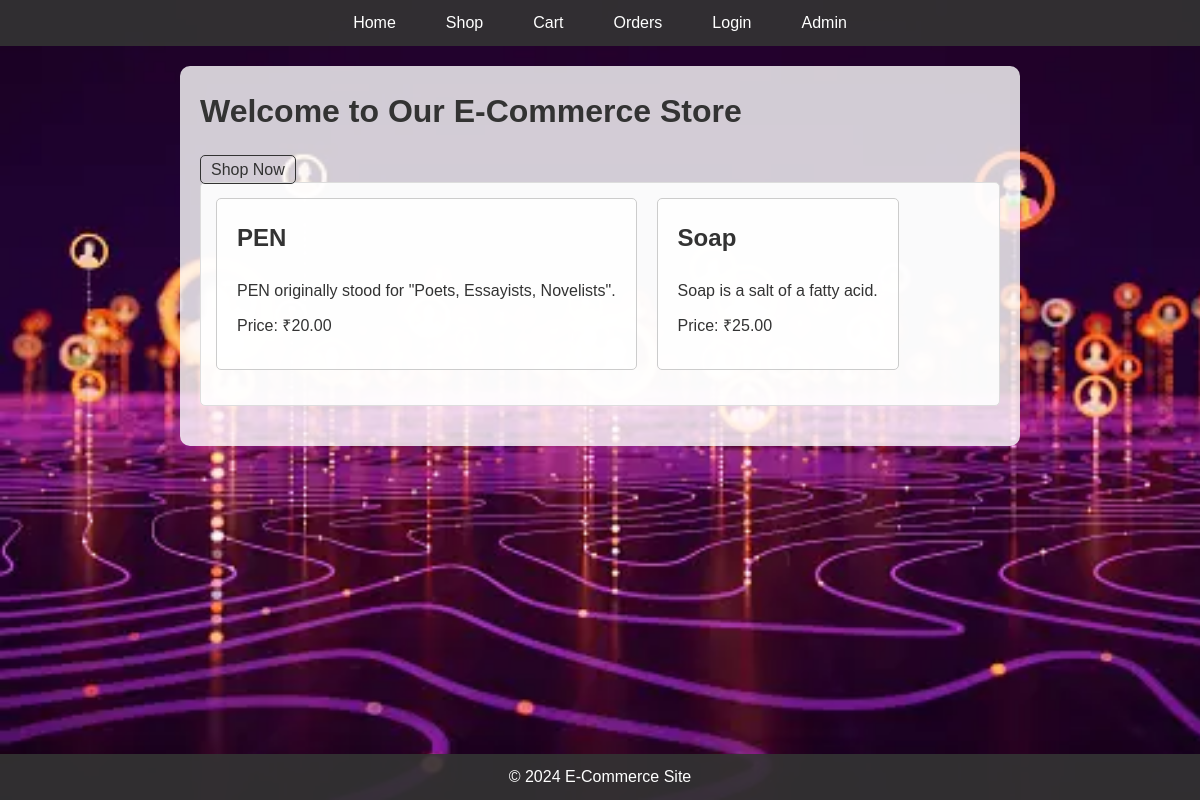
The app's page /home.php with its own data.
### tables this page shows
CREATE TABLE `products` (
  `id` int(11) NOT NULL,
  `name` varchar(255) NOT NULL,
  `description` text DEFAULT NULL,
  `price` decimal(10,2) NOT NULL,
  `image` varchar(255) DEFAULT NULL
);

### home.php (the view, shortened to what this page needs)
<?php
include 'db.php';
$sql = "SELECT * FROM products LIMIT 2";
$result = $conn->query($sql);
?>
<?php include 'header.php'; ?>
<h1>Welcome to Our E-Commerce Store</h1>
<a href="shop.php">Shop Now</a>
<div class="products-container">
    <?php
    if ($result && $result->num_rows > 0) {
        while ($row = $result->fetch_assoc()) {
            echo "<div class='product'>";
            echo "<h2>" . htmlspecialchars($row["name"]) . "</h2>";
            echo "<p>" . htmlspecialchars($row["description"]) . "</p>";
            echo "<p>Price: ₹" . htmlspecialchars($row["price"]) . "</p>";
            echo "</div>";
        }
    } else {
        echo "<p>No products found.</p>";
    }
    ?>
</div>
<?php include 'footer.php'; ?>
<!DOCTYPE html>
<html lang="en">
<head>
</head>
<body>
</body>
</html>

### styles.css (style rules this page uses)
body, h1, h2, h3, p, ul { margin: 0; padding: 0; font-family: Arial, sans-serif; }
body { line-height: 1.6; background-image: url('images.jpg'); background-size: cover; background-repeat: no-repeat; background-attachment: fixed; color: #333; }
main h1, main h2 { margin-bottom: 20px; }
main p { margin-bottom: 10px; }
main div { margin-bottom: 20px; padding: 15px; border: 1px solid #ddd; border-radius: 5px; background-color: rgba(255, 255, 255, 0.9); }
main a { color: #333; text-decoration: none; padding: 5px 10px; border: 1px solid #333; border-radius: 5px; transition: background 0.3s, color 0.3s; }

### home.php (style rules this page uses)
.products-container { display: flex; gap: 20px; }
.product { border: 1px solid #ccc; padding: 20px; border-radius: 5px; }

### records on screen
products: name "PEN", description "PEN originally stood for \"Poets, Essayists, Novelists\".", price "20.00"
products: name "Soap", description "Soap is a salt of a fatty acid.", price "25.00"
